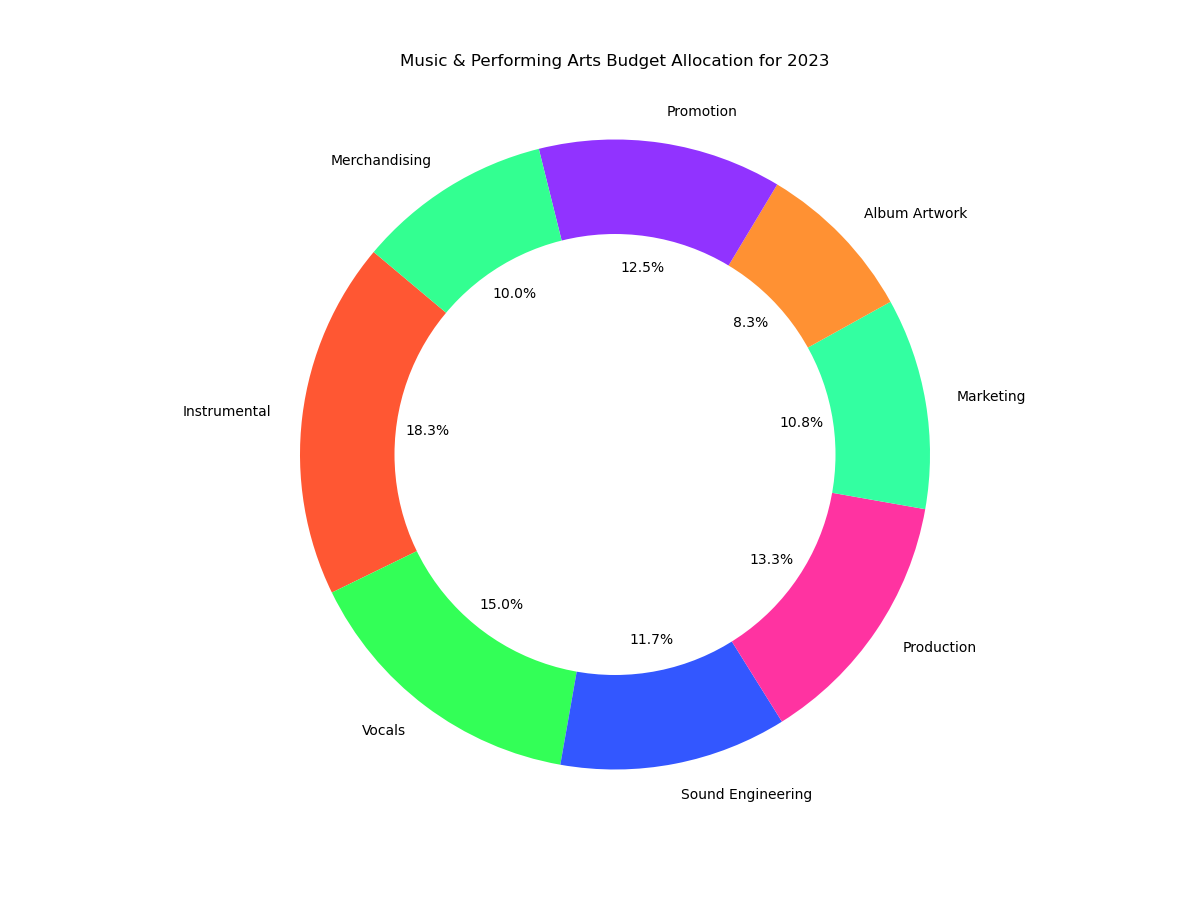

Generate this figure with Python:

import matplotlib.pyplot as plt

# Data to plot
categories = ['Instrumental', 'Vocals', 'Sound Engineering', 'Production', 'Marketing', 'Album Artwork', 'Promotion', 'Merchandising']
values = [220, 180, 140, 160, 130, 100, 150, 120]
colors = ['#FF5733', '#33FF57', '#3357FF', '#FF33A1', '#33FFA1', '#FF9133', '#9133FF', '#33FF91']

# Create pie chart
plt.figure(figsize=(12, 9))
plt.pie(values, labels=categories, colors=colors, autopct='%1.1f%%', startangle=140)

# Draw a circle at the center of pie to make it look like a donut
centre_circle = plt.Circle((0,0),0.70,fc='white')
fig = plt.gcf()
fig.gca().add_artist(centre_circle)

plt.axis('equal')  # Equal aspect ratio ensures that pie is drawn as a circle.
plt.title('Music & Performing Arts Budget Allocation for 2023', pad=30)
plt.show()
